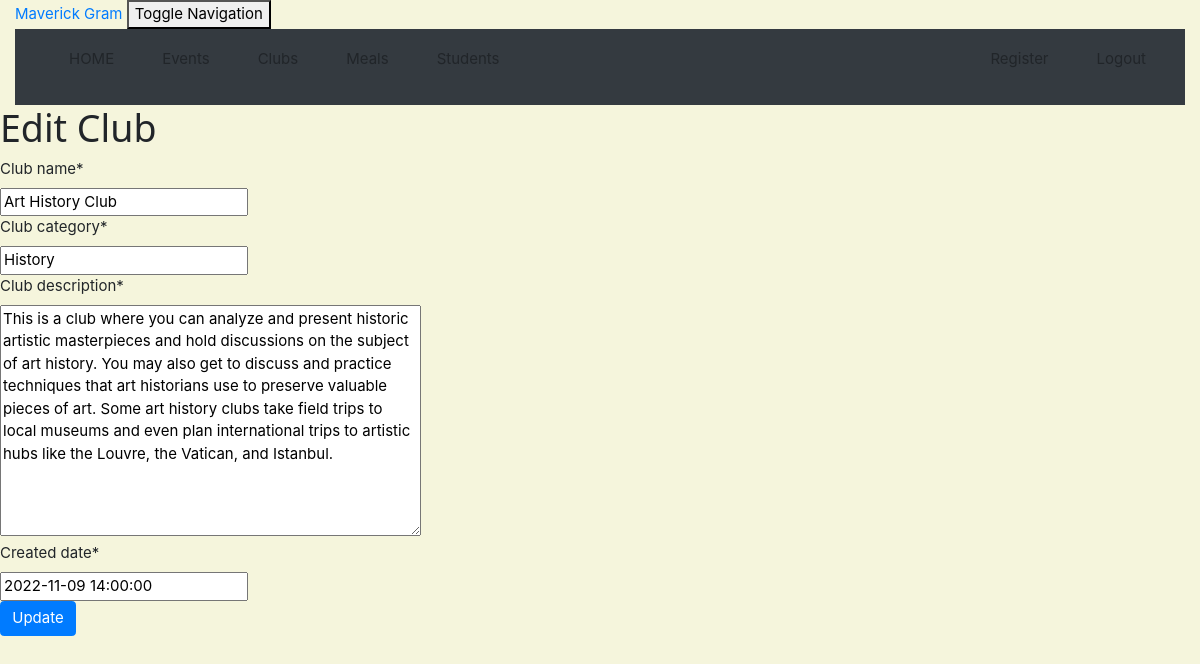
Page /club/3/edit/ (signed in) on the committed database.
### crm/models.py (models this page shows, shortened)
class Club(models.Model):
    club_name = models.CharField(max_length=100)
    club_category = models.CharField(max_length=100)
    club_description = models.TextField()
    created_date = models.DateTimeField(
        default=timezone.now)

### crm/views.py (the view)
# urls.py: path('club/<int:pk>/edit/', views.club_edit, name='club_edit'),
@staff_member_required
def club_edit(request, pk):
    club = get_object_or_404(Club, pk=pk)
    if request.method == "POST":
        form = ClubForm(request.POST, instance=club)
        if form.is_valid():
            club = form.save(commit=False)
            club.updated_date = timezone.now()
            club.save()
            club = Club.objects.filter()
            return render(request, 'crm/club_list.html',
                          {'clubs': club})
    else:
        form = ClubForm(instance=club)
    return render(request, 'crm/club_edit.html', {'form': form})

### crm/forms.py
class ClubForm(forms.ModelForm):
    class Meta:
        model = Club
        fields = ( 'club_name', 'club_category', 'club_description', 'created_date')

### crm/templates/crm/club_edit.html (shortened to what this page needs)
<!DOCTYPE html>
<html lang="en">
{% extends 'crm/base.html' %}
{% load crispy_forms_tags %}
{% block content %}
    <h1>Edit Club</h1>
    <form method="POST" class="customer-form">{% csrf_token %}
        {{ form|crispy }}
        <button type="submit" class="btn btn-primary">Update</button>
    </form>
{% endblock %}

### crm/static/css/w3.css (style rules this page uses)
html { box-sizing:border-box }
*,*:before,*:after { box-sizing:inherit }
html { -ms-text-size-adjust:100%;-webkit-text-size-adjust:100% }
body { margin:0 }
button,input,select,textarea,optgroup { font:inherit;margin:0 }
button,input { overflow:visible }
button,select { text-transform:none }
button,[type=button],[type=reset],[type=submit] { -webkit-appearance:button }
textarea { overflow:auto }
html,body { font-family:Verdana,sans-serif;font-size:15px;line-height:1.5 }
html { overflow-x:hidden }
h1 { font-size:36px }
h1,h2,h3,h4,h5,h6 { font-family:"Segoe UI",Arial,sans-serif;font-weight:400;margin:10px 0 }

### crm/templates/crm/club_edit.html (style rules this page uses)
body { background-color: beige; }

### rows in the picture
Club: club_name "Art History Club", club_category "History", club_description "This is a club where you can analyze and present historic artistic masterpieces and hold discussions on the subject of art history. You may also get to discuss and practice techniques that art historians use to preserve valuable pieces of art. Some art history clubs take field trips to local museums and even plan international trips to artistic hubs like the Louvre, the Vatican, and Istanbul.", created_date "2022-11-09 14:00:00"
